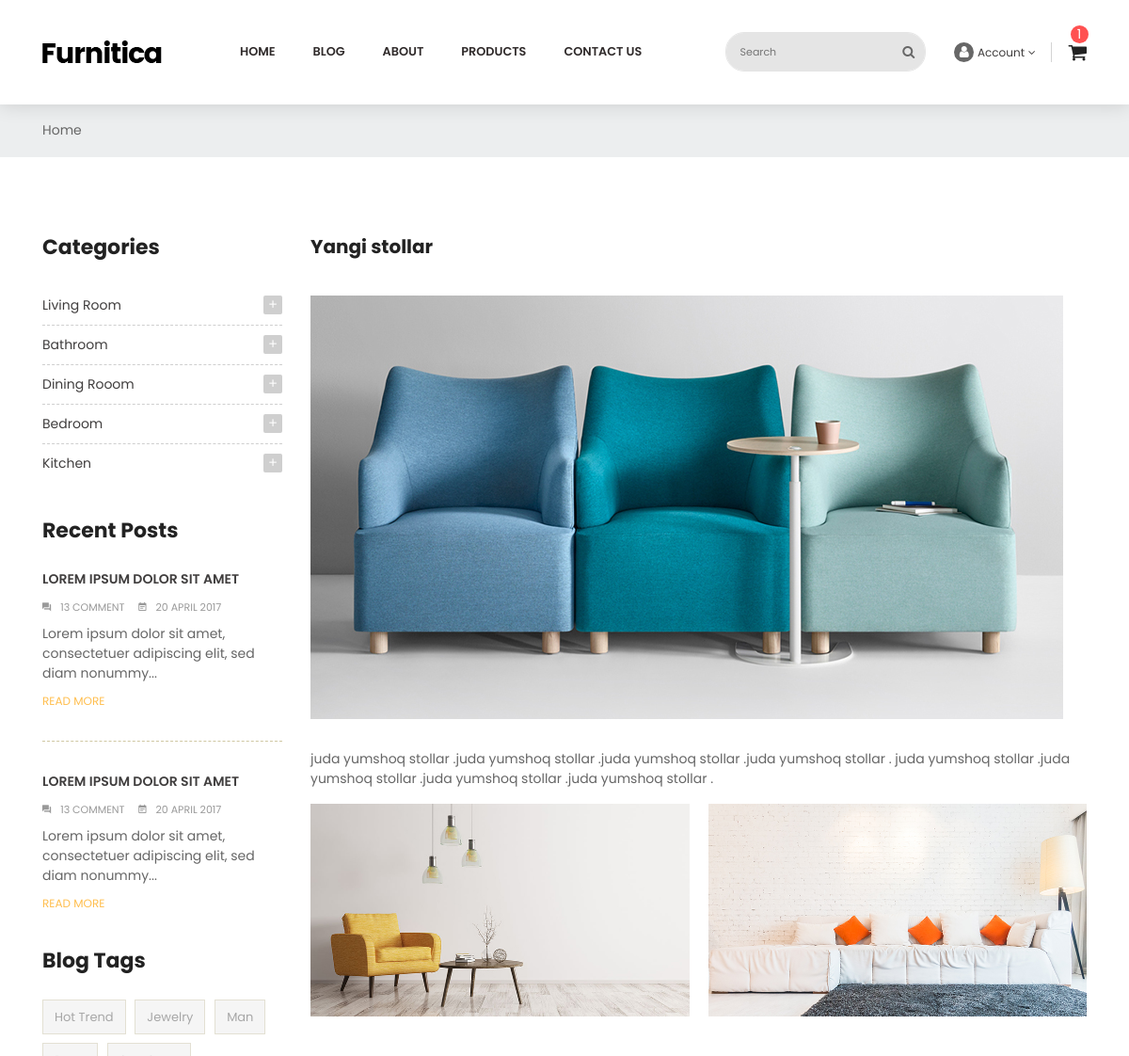
Before: /en/blogs/1 (upper part) with the older database file.
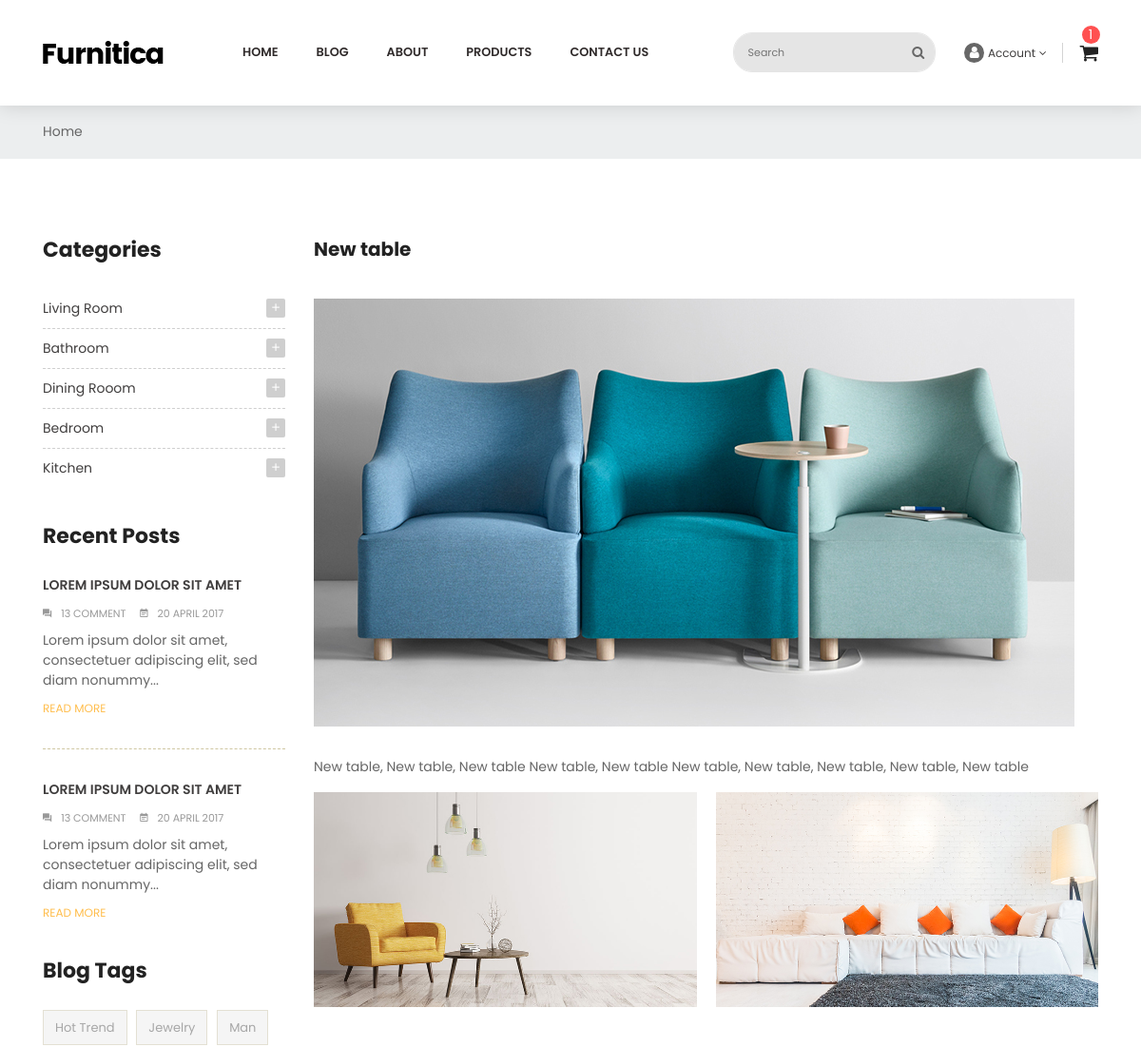
After: the same page with the newer database file.
### blogs/models.py (models this page shows, shortened)
class BlogModel(BaseModel):
    image = models.ImageField(upload_to='blogs', verbose_name=_('image'))
    title = models.CharField(max_length=125, verbose_name=_('title'))
    description = models.TextField(verbose_name=_('description'))
    author = models.ManyToManyField(BlogAuthorModel, verbose_name=('blogs'))
    categories = models.ManyToManyField(BlogCategoryModel, verbose_name=_('categories'))
    tags = models.ManyToManyField(BlogTagModel, related_name='tags', verbose_name=_('tags'))
    class Meta:
        verbose_name = _('Blog')
        verbose_name_plural = _('Blogs')

### blogs/views.py (the view)
# urls.py: path('blogs/<int:pk>', BlogDetailView.as_view(), name='detail')
class BlogDetailView(DetailView):
    model = BlogModel
    template_name = 'blogs/blog-detail.html'
    context_object_name = 'blog'
    def get_context_data(self, **kwargs):
        context = super().get_context_data(**kwargs)
        blog = self.object
        categories_id = blog.categories.values_list('id', flat=True)
        related_blogs = BlogModel.objects.filter(categories__in=categories_id).exclude(id=blog.id).distinct()[:3]
        context['related_blogs'] = related_blogs
        return context

### templates/blogs/blog-detail.html (shortened to what this page needs)
{% extends "layouts/base.html" %}
{% load static %}
{% load i18n %}
{% block body %}id="blog-detail" class="blog"{% endblock %}
{% block content %}
    <div class="main-content">
        <div id="wrapper-site">
            <div id="content-wrapper">
                <div id="main">
                    <div class="page-home">
                        <nav class="breadcrumb-bg">
                            <div class="container no-index">
                                <div class="breadcrumb">
                                    <ol>
                                        <li>
                                            <a href="{% url "pages:home" %}">
                                                <span>Home</span>
                                            </a>
                                        </li>
                                    </ol>
                                </div>
                            </div>
                        </nav>
                        <div class="container">
                            <div class="content">
                                <div class="row">
                                    <div class="sidebar-3 sidebar-collection col-lg-3 col-md-3 col-sm-4">
                                        <div class="sidebar-block">
                                            <div class="title-block">Categories</div>
                                            <div class="block-content">
                                                <div class="cateTitle hasSubCategory open level1">
                                                    <span class="arrow collapse-icons collapsed" data-toggle="collapse" data-target="#livingroom" aria-expanded="false" role="status">
                                                        <i class="zmdi zmdi-plus"></i>
                                                    </span>
                                                    <a class="cateItem" href="#">Living Room</a>
                                                </div>
                                                <div class="cateTitle hasSubCategory open level1">
                                                    <span class="arrow collapsed collapse-icons" data-toggle="collapse" data-target="#bathroom" aria-expanded="false" role="status">
                                                        <i class="zmdi zmdi-plus"></i>
                                                    </span>
                                                    <a class="cateItem" href="#">Bathroom</a>
                                                </div>
                                                <div class="cateTitle hasSubCategory open level1">
                                                    <span class="arrow collapsed collapse-icons" data-toggle="collapse" data-target="#diningroom" aria-expanded="false" role="status">
                                                        <i class="zmdi zmdi-plus"></i>
                                                    </span>
                                                    <a class="cateItem" href="#">Dining Rooom</a>
                                                </div>
                                                <div class="cateTitle hasSubCategory open level1">
                                                    <span class="arrow collapsed collapse-icons" data-toggle="collapse" data-target="#bedroom" aria-expanded="false" role="status">
                                                        <i class="zmdi zmdi-plus"></i>
                                                    </span>
                                                    <a class="cateItem" href="#">Bedroom</a>
                                                </div>
                                                <div class="cateTitle hasSubCategory open level1">
                                                    <span class="arrow collapsed collapse-icons" data-toggle="collapse" data-target="#kitchen" aria-expanded="false" role="status">
                                                        <i class="zmdi zmdi-plus"></i>
                                                    </span>
                                                    <a class="cateItem" href="#">Kitchen</a>
                                                </div>
                                            </div>
                                        </div>
                                        <div class="sidebar-block">
                                            <div class="title-block">Recent Posts</div>
                                            <div class="post-item-content">
                                                <div>
                                                    <div class="late-item first-child">
                                                        <a href="blog-detail.html">
                                                            <p class="content-title">Lorem ipsum dolor sit amet</p>
                                                        </a>
                                                        <span>
                                                            <i class="zmdi zmdi-comments"></i>13 comment</span>
                                                        <span>
                                                            <i class="zmdi zmdi-calendar-note"></i>20 APRIl 2017
                                                        </span>
                                                        <p class="description">Lorem ipsum dolor sit amet, consectetuer adipiscing elit, sed diam
                                                            nonummy...
                                                        </p>
                                                        <p class="remove">
                                                            <a href="blog-detail.html">READ MORE</a>
                                                        </p>
                                                    </div>
                                                </div>
                                                <div>
                                                    <div class="late-item">
                                                        <a href="blog-detail.html">
                                                            <p class="content-title">Lorem ipsum dolor sit amet</p>
                                                        </a>
                                                        <span>
                                                            <i class="zmdi zmdi-comments"></i>13 comment</span>
                                                        <span>
                                                            <i class="zmdi zmdi-calendar-note"></i>20 APRIl 2017
                                                        </span>
                                                        <p class="description">Lorem ipsum dolor sit amet, consectetuer adipiscing elit, sed diam
                                                            nonummy...
                                                        </p>
                                                        <p class="remove">
                                                            <a href="blog-detail.html">READ MORE</a>
                                                        </p>
                                                    </div>
                                                </div>
                                            </div>
                                        </div>
                                        <div class="sidebar-block product-tags">
                                            <div class="title-block">
                                                Blog Tags
                                            </div>
                                            <div class="block-content">
                                                <ul class="listSidebarBlog list-unstyled">
                                                    <li>
                                                        <a href="#" title="Show products matching tag Hot Trend">Hot Trend</a>
                                                    </li>
                                                    <li>
                                                        <a href="#" title="Show products matching tag Jewelry">Jewelry</a>
                                                    </li>
                                                    <li>
                                                        <a href="man.html" title="Show products matching tag Man">Man</a>
                                                    </li>
                                                    <li>
                                                        <a href="#" title="Show products matching tag Party">Party</a>
                                                    </li>
                                                    <li>
                                                        <a href="#" title="Show products matching tag SamSung">SamSung</a>
                                                    </li>
                                                </ul>
                                            </div>
                                        </div>
                                    </div>
                                    <div class="col-sm-8 col-lg-9 col-md-9 flex-xs-first main-blogs">
                                        <h3>{{ blog.title }}</h3>
                                        <div class="hover-after">
                                            <img src="{{ blog.image.url }}" alt="img" class="img-fluid">
                                        </div>
                                        <div class="late-item">
                                            <p>{{ blog.description }}</p>
                                            <div class="spacing-10 group-image-special">
                                                <div class="container">
                                                    <div class="row">
                                                        <div class="col-lg-6 col-md-6 p-left">
                                                            <div class="effect">
                                                                <img class="img-fluid" src="{% static 'img/blog/3.jpg' %}" alt="banner-1" title="banner-1">
                                                            </div>
                                                        </div>
                                                        <div class="col-lg-6 col-md-6 p-right">
                                                            <div class="effect">
                                                                <img class="img-fluid" src="{% static 'img/blog/2.jpg' %}" alt="banner-2" title="banner-2">
                                                            </div>
                                                        </div>
                                                    </div>
                                                </div>
                                            </div>
                                        </div>
                                    </div>
                                </div>
                            </div>
                        </div>
                    </div>
                </div>
            </div>
        </div>
    </div>
{% endblock %}

Changed rows visible on the page:
changed BlogModel: title "Yangi stollar" → "New table"; description "juda yumshoq stollar .juda yumshoq stollar .juda yumshoq stollar .juda yumshoq stollar . juda yumshoq stollar .juda yumshoq stollar .juda yumshoq stollar .juda yumshoq stollar ." → "New table, New table, New table New table, New table New table, New table, New table, New table, New table"
